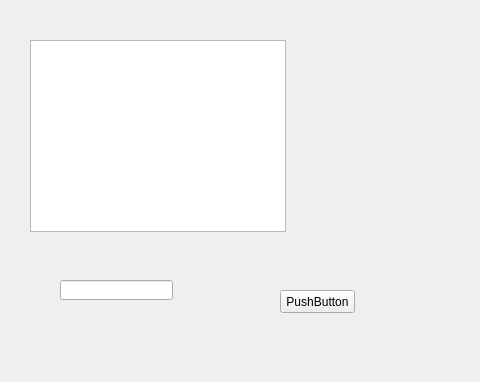
<?xml version="1.0" encoding="UTF-8"?>
<ui version="4.0">
 <class>aTabWidget</class>
 <widget class="QWidget" name="aTabWidget">
  <property name="geometry">
   <rect>
    <x>0</x>
    <y>0</y>
    <width>480</width>
    <height>382</height>
   </rect>
  </property>
  <property name="windowTitle">
   <string>aTabWidget</string>
  </property>
  <widget class="QListView" name="listView">
   <property name="geometry">
    <rect>
     <x>30</x>
     <y>40</y>
     <width>256</width>
     <height>192</height>
    </rect>
   </property>
  </widget>
  <widget class="QPushButton" name="pushButton">
   <property name="geometry">
    <rect>
     <x>280</x>
     <y>290</y>
     <width>75</width>
     <height>23</height>
    </rect>
   </property>
   <property name="text">
    <string>PushButton</string>
   </property>
  </widget>
  <widget class="QLineEdit" name="lineEdit">
   <property name="geometry">
    <rect>
     <x>60</x>
     <y>280</y>
     <width>113</width>
     <height>20</height>
    </rect>
   </property>
  </widget>
 </widget>
 <layoutdefault spacing="6" margin="11"/>
 <resources/>
 <connections/>
</ui>
